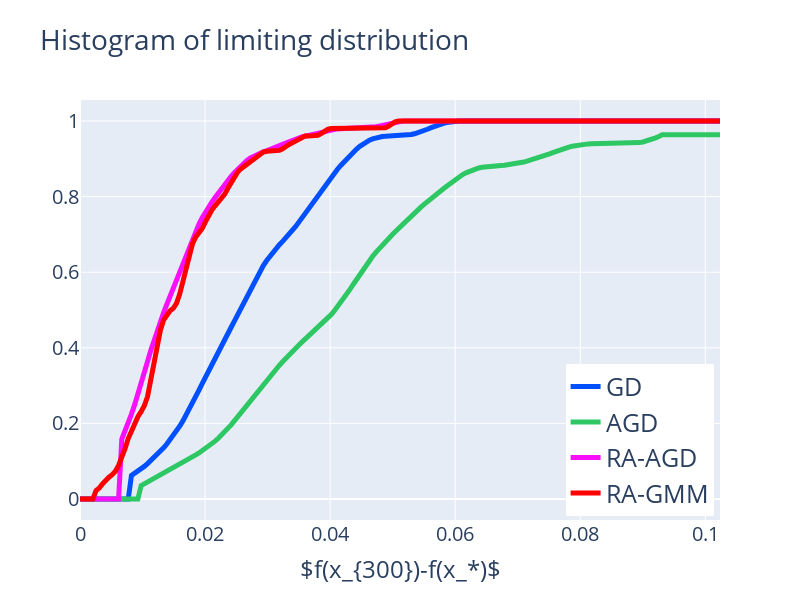

The code cell stored with this chart in its notebook:
### Markdown cell above
Lastly, we look at the cumulative distribution functions, $\mathbb{P}\{f(x_k)-f(x_*)\geq t\}$, of the algorithms at the last iterates ($k=300)$.

### Code cell
# The histogram plots
# The distribution of standard GD
stgd_dist=stgd_data.values[-1]

# The distribution of standard AGD
stagd_dist=stagd_data.values[-1]

# The distribution of risk-averse GMM
ragmm_dist=ragmm_data.values[-1]

# The distribution of risk-averse AGD
raagd_dist=raagd_data.values[-1]

# Find the maximum value
bound_max=max(stgd_dist.max(),stagd_dist.max(),ragmm_dist.max(),
             raagd_dist.max())

# The function to create the histogram
def create_hist(dist, bound_max):
    axis=np.linspace(0,bound_max,200)
    hist=[]
    for a in axis:
        hist+=[np.count_nonzero(dist<=a)]
    return hist/np.max(hist)

# Boundary smoothing
def smoothTriangle(data, degree):
    triangle=np.concatenate((np.arange(degree + 1), np.arange(degree)[::-1])) # up then down
    smoothed=[data[0]]
    for i in range(degree+1, len(data) - degree * 2):
        point=data[i:i + len(triangle)] * triangle
        smoothed.append(np.sum(point)/np.sum(triangle))
    # Handle boundaries
    smoothed=[smoothed[0]]*int(degree + degree/2) + smoothed
    while len(smoothed) < len(data):
        smoothed.append(smoothed[-1])
    return smoothed

axis=np.linspace(0,bound_max,200)

## Histograms
dist_fig=go.Figure()
dist_fig.add_trace(go.Scatter(x=axis,y=smoothTriangle(create_hist(stgd_dist,1.05*bound_max),10),
                              line=dict(color="rgba(0, 80, 255, 1)",width=5),
                              name="GD"))
dist_fig.add_trace(go.Scatter(x=axis,y=smoothTriangle(create_hist(stagd_dist,1.05*bound_max),12), 
                              name="AGD",
                              line=dict(color="rgba(45, 200, 100, 1)",width=5)))
dist_fig.add_trace(go.Scatter(x=axis,y=smoothTriangle(create_hist(raagd_dist,1.05*bound_max),8), 
                              name="RA-AGD",
                              line=dict(color="rgba(250, 15, 250, 1)",width=5)))
dist_fig.add_trace(go.Scatter(x=axis,y=smoothTriangle(create_hist(ragmm_dist,1.05*bound_max),3),
                              name="RA-GMM",
                              line=dict(color="rgba(255, 0, 0, 1)",width=5)))
dist_fig.update_layout(width=800,height=600,
                       legend=dict(orientation="v",
                                   xanchor="right",
                                   x=0.99,
                                   yanchor="bottom",
                                   y=0.01,
                                   font=dict(size=40)),
                       title="Histogram of limiting distribution",
                       xaxis_title=r"$f(x_{300})-f(x_*)$",
                       font=dict(size=20),
                       legend_font_size=25
                       )
dist_fig.show()

### Figure 1 — Plotly figure (JSON) as saved in the notebook; plotly's stock layout.template omitted (floating-point values rounded to 4 significant figures; data arrays with more than 128 entries replaced by an {"elided": "..."} marker saying what was removed)
{"data": [{"line": {"color": "rgba(0, 80, 255, 1)", "width": 5}, "name": "GD", "type": "scatter", "x": {"elided": "200 float values"}, "y": {"elided": "200 float values"}}, {"line": {"color": "rgba(45, 200, 100, 1)", "width": 5}, "name": "AGD", "type": "scatter", "x": {"elided": "200 float values"}, "y": {"elided": "200 float values"}}, {"line": {"color": "rgba(250, 15, 250, 1)", "width": 5}, "name": "RA-AGD", "type": "scatter", "x": {"elided": "200 float values"}, "y": {"elided": "200 float values"}}, {"line": {"color": "rgba(255, 0, 0, 1)", "width": 5}, "name": "RA-GMM", "type": "scatter", "x": {"elided": "200 float values"}, "y": {"elided": "200 float values"}}], "layout": {"font": {"size": 20}, "height": 600, "legend": {"font": {"size": 25}, "orientation": "v", "x": 0.99, "xanchor": "right", "y": 0.01, "yanchor": "bottom"}, "title": {"text": "Histogram of limiting distribution"}, "width": 800, "xaxis": {"title": {"text": "$f(x_{300})-f(x_*)$"}}}}
